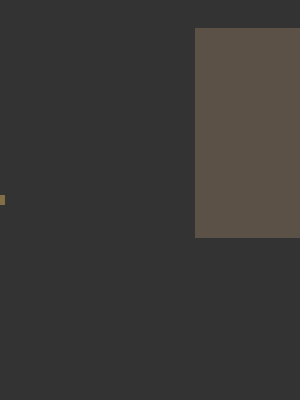
Frame 1 (no input)
Frame 60 (the mouse pressed at the canvas centre just before this capture): identical to frame 1, image omitted
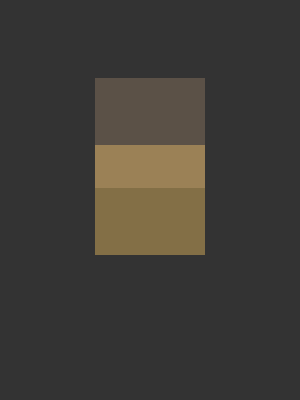
Frame 120 (the mouse held since frame 60 and released just before this capture)

The Processing sketch that drew these frames (run headless with seeded random() and noise(); from frame 60 on, the mouse is pressed at the canvas centre):

// Processing sketch: processing_150228
// ── processing_150228.pde

/**
 * Mouse 2D. 
 * 
 * Moving the mouse changes the position and size of each box. 
 */
 
void setup() //executed upon start up
{ //Beginning
  size(300, 400); //Size of the pixels
  noStroke(); //Do not draw lines or rectangle borders
  rectMode(CENTER);
} //End of setup

void draw() //Constant executions to refresh the window
{   
  background(51); //A gray background
  fill(255, 204, 100, 100); //This is the transparent, "fill" color of the shapes
  rect(mouseX, height/2, mouseY/2+10, mouseY/2+10); //make rectangle
  fill(255, 204, 155, 50);
  int inverseX = width-mouseX;
  int inverseY = height-mouseY;
  rect(inverseX, height/3, (inverseY/2)+10, (inverseY/2)+10);
}
